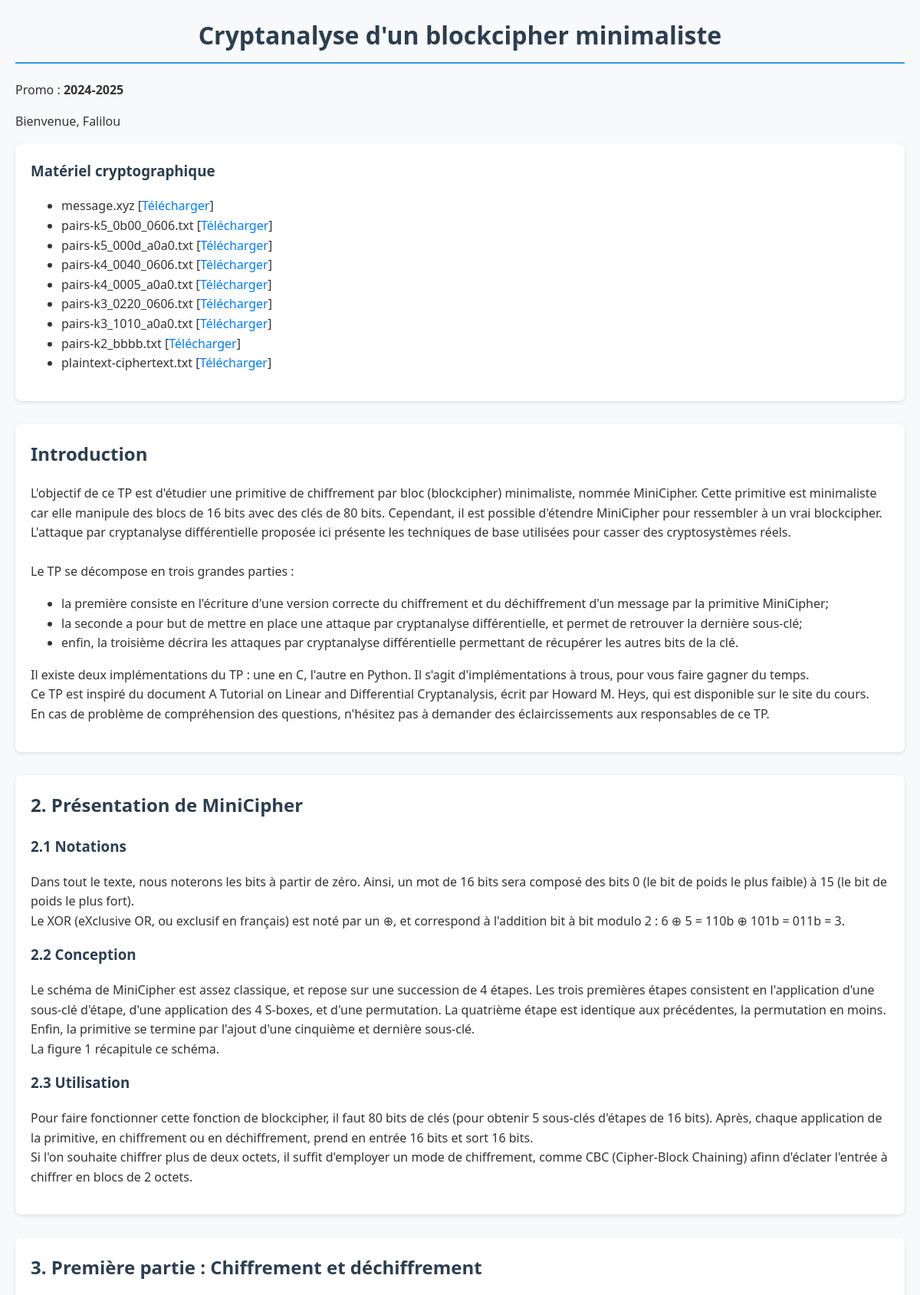
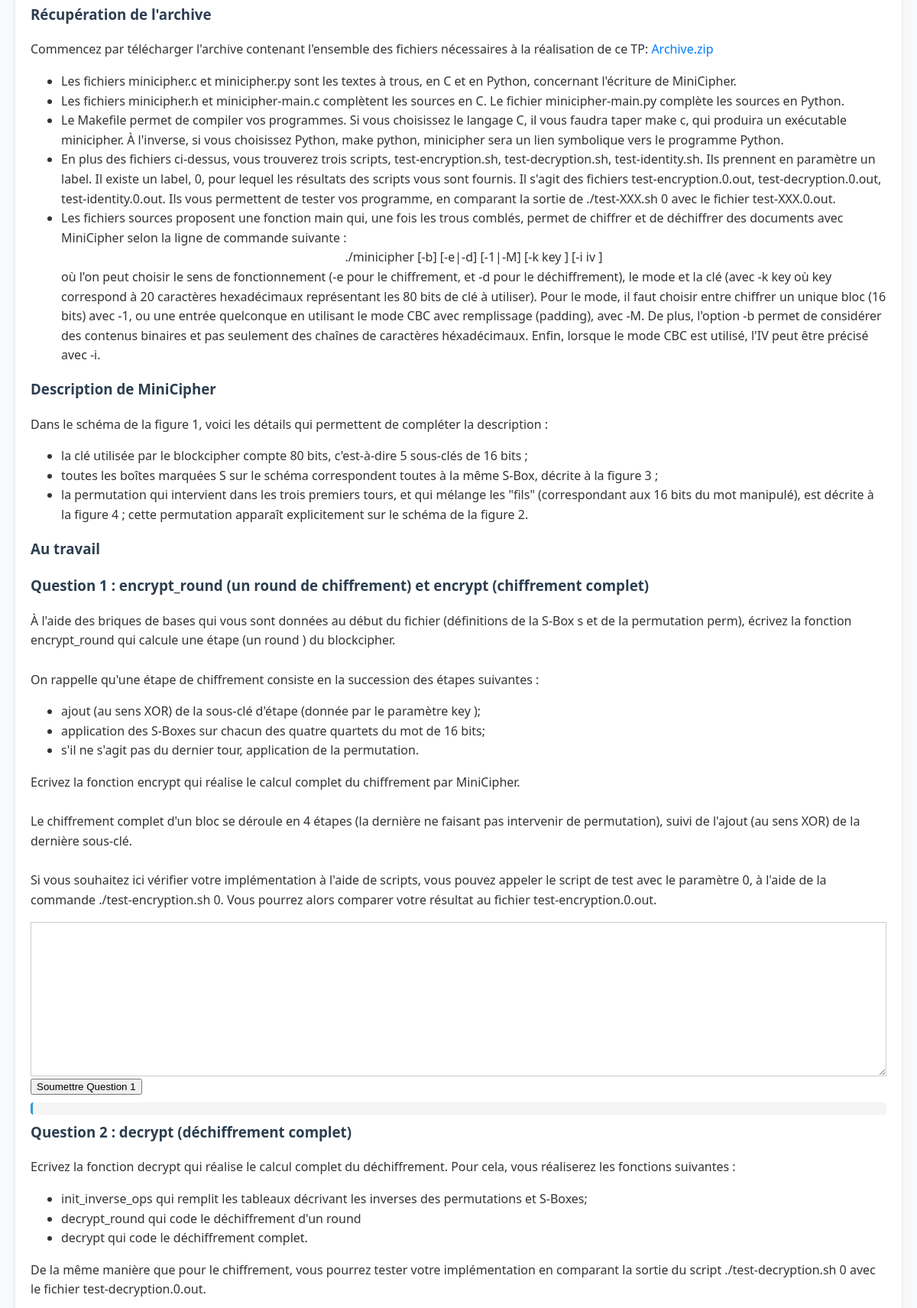
Page /tp (signed in, upper part) on the committed database (2 pictures, top to bottom).
### app/models.py (models this page shows, shortened)
class Cohort(db.Model):
    __tablename__ = 'promotions'
    id         = db.Column(db.Integer, primary_key=True)
    name       = db.Column(db.String(64), unique=True, nullable=False)
    key_master = db.Column(db.String(80), nullable=False)
    users      = db.relationship('User', backref='cohort', cascade='all, delete-orphan', lazy='dynamic')
    materials  = db.relationship('CryptoMaterial', back_populates='cohort', cascade='all, delete-orphan')

class User(UserMixin, db.Model):
    __tablename__ = 'users'
    id       = db.Column(db.Integer,   primary_key=True)
    email    = db.Column(db.String(120), unique=True, nullable=False)
    name     = db.Column(db.String(80),  nullable=False)
    hashed_password = db.Column(db.String(128), nullable=False)
    role     = db.Column(db.Enum(UserRole), default=UserRole.student, nullable=False)
    cohort_id = db.Column(db.Integer, db.ForeignKey('promotions.id'), nullable=True)
    @property
    def password(self):
        raise AttributeError("password is write-only")

class CryptoMaterial(db.Model):
    __tablename__ = 'crypto_materials'
    id          = db.Column(db.Integer, primary_key=True)
    cohort_id   = db.Column(db.Integer, db.ForeignKey('promotions.id'), nullable=False)
    filename    = db.Column(db.String(256), nullable=False)
    delta_in    = db.Column(db.String(64), nullable=True)
    delta_out   = db.Column(db.String(64), nullable=True)
    uploaded_at = db.Column(db.DateTime, default=datetime.utcnow)
    cohort      = db.relationship('Cohort', back_populates='materials')

### app/routes/student.py (the view)
@student_bp.route('/tp')
@login_required
def tp_page():
    if not hasattr(current_user, "role") or current_user.role != UserRole.student:
        abort(403) # Accès interdit
    promo = current_user.cohort
    materials = promo.materials if hasattr(promo, 'materials') else []
    return render_template("student/tp_student.html", cohort=promo, materials=materials, user=current_user)

### app/routes/auth.py (called while the page is built)
@login.user_loader # Charge l'utilisateur pour Flask-Login
def load_user(uid):
    return User.query.get(int(uid))

### app/templates/student/tp_student.html (shortened to what this page needs)
<!DOCTYPE html>
<html lang="fr">
<head>
  <link rel="stylesheet" href="{{ url_for('static', filename='style.css') }}">
</head>
</html>
  <body>
    <header>
        <h1 style="text-align: center;">Cryptanalyse d'un blockcipher minimaliste</h1>
        <p class="promo-label">Promo : <b>{{ cohort.name }}</b></p>
        <p>Bienvenue, {{ user.name }}</p>
    </header>
    <section>
        <h3>Matériel cryptographique</h3>
        <ul>
        {% for m in materials %}
            <li>
                {{ m.filename }}
                [<a href="{{ url_for('student.download_material', filename=m.filename) }}">Télécharger</a>]
            </li>
        {% else %}
            <li>Aucun fichier de matériel n'a encore été généré.</li>
        {% endfor %}
        </ul>
    </section>
    <section id="Introduction">
        <h2>Introduction</h2>
        <p>
          L'objectif de ce TP est d'étudier une primitive de chiffrement par bloc (blockcipher) minimaliste, nommée MiniCipher. Cette primitive est minimaliste car
          elle manipule des blocs de 16 bits avec des clés de 80 bits. Cependant, il est possible d'étendre MiniCipher pour ressembler à un vrai blockcipher.
          L'attaque par cryptanalyse différentielle proposée ici présente les techniques de base utilisées pour casser des cryptosystèmes réels.<br><br>
          Le TP se décompose en trois grandes parties :
        <ul>
          <li>la première consiste en l'écriture d'une version correcte du chiffrement et du déchiffrement d'un message par la primitive MiniCipher;</li>
          <li>la seconde a pour but de mettre en place une attaque par cryptanalyse différentielle, et permet de retrouver la dernière sous-clé;</li>
          <li>enfin, la troisième décrira les attaques par cryptanalyse différentielle permettant de récupérer les autres bits de la clé.</li>
        </ul>
          Il existe deux implémentations du TP : une en C, l'autre en Python. Il s'agit d'implémentations à trous, pour vous faire gagner du temps.<br>
          Ce TP est inspiré du document A Tutorial on Linear and Differential Cryptanalysis, écrit par Howard M. Heys, qui est disponible sur le site du cours.<br>
          En cas de problème de compréhension des questions, n'hésitez pas à demander des éclaircissements aux responsables de ce TP.
        </p>
    </section>
    <section id="2. Présentation de MiniCipher">
      <h2>2. Présentation de MiniCipher</h2>
      <h3>2.1 Notations</h3>
      <p>
        Dans tout le texte, nous noterons les bits à partir de zéro. Ainsi, un mot de 16 bits sera composé des bits 0 (le bit de poids le plus faible) à 15 (le bit de
        poids le plus fort).<br>
        Le XOR (eXclusive OR, ou exclusif en français) est noté par un ⊕, et correspond à l'addition bit à bit modulo 2 : 6 ⊕ 5 = 110b ⊕ 101b = 011b = 3.
      </p>
      <h3>2.2 Conception</h3>
      <p>
        Le schéma de MiniCipher est assez classique, et repose sur une succession de 4 étapes. Les trois premières étapes consistent en l'application d'une sous-clé
        d'étape, d'une application des 4 S-boxes, et d'une permutation. La quatrième étape est identique aux précédentes, la permutation en moins. Enfin, la primitive
        se termine par l'ajout d'une cinquième et dernière sous-clé.<br>
        La figure 1 récapitule ce schéma.
      </p>
      <h3>2.3 Utilisation</h3>
      <p>
        Pour faire fonctionner cette fonction de blockcipher, il faut 80 bits de clés (pour obtenir 5 sous-clés d'étapes de 16 bits). Après, chaque application de la
        primitive, en chiffrement ou en déchiffrement, prend en entrée 16 bits et sort 16 bits.<br>
        Si l'on souhaite chiffrer plus de deux octets, il suffit d'employer un mode de chiffrement, comme CBC (Cipher-Block Chaining) afinn d'éclater l'entrée à
        chiffrer en blocs de 2 octets.
      </p>
    </section>
    <section id="3. Première partie : Chiffrement et déchiffrement">
      <h2>3. Première partie : Chiffrement et déchiffrement</h2>
      <h3>Récupération de l'archive</h3>
      <p>
        Commencez par télécharger l'archive contenant l'ensemble des fichiers nécessaires à la réalisation de ce TP: <a href="/download/Archive.zip" download>Archive.zip</a></li>
        <ul>
          <li>Les fichiers minicipher.c et minicipher.py sont les textes à trous, en C et en Python, concernant l'écriture de MiniCipher.</li>
          <li>Les fichiers minicipher.h et minicipher-main.c complètent les sources en C. Le fichier minicipher-main.py complète les sources en Python.</li>
          <li>Le Makefile permet de compiler vos programmes. Si vous choisissez le langage C, il vous faudra taper make c, qui produira un exécutable minicipher. À
            l'inverse, si vous choisissez Python, make python, minicipher sera un lien symbolique vers le programme Python.</li>
          <li>En plus des fichiers ci-dessus, vous trouverez trois scripts, test-encryption.sh, test-decryption.sh, test-identity.sh. Ils prennent en paramètre un
            label. Il existe un label, 0, pour lequel les résultats des scripts vous sont fournis. Il s'agit des fichiers test-encryption.0.out, test-decryption.0.out,
            test-identity.0.out. Ils vous permettent de tester vos programme, en comparant la sortie de ./test-XXX.sh 0 avec le fichier test-XXX.0.out.
          <li>Les fichiers sources proposent une fonction main qui, une fois les trous comblés, permet de chiffrer et de déchiffrer des documents avec MiniCipher selon
            la ligne de commande suivante :
          <span style="display: block; text-align: center;">./minicipher [-b] [-e|-d] [-1|-M] [-k key ] [-i iv ]</span>
          où l'on peut choisir le sens de fonctionnement (-e pour le chiffrement, et -d pour le déchiffrement), le mode et la clé (avec -k key où key correspond à 20
          caractères hexadécimaux représentant les 80 bits de clé à utiliser). Pour le mode, il faut choisir entre chiffrer un unique bloc (16 bits) avec -1, ou une
          entrée quelconque en utilisant le mode CBC avec remplissage (padding), avec -M. De plus, l'option -b permet de considérer des contenus binaires et pas
          seulement des chaînes de caractères héxadécimaux. Enfin, lorsque le mode CBC est utilisé, l'IV peut être précisé avec -i.</li>
        </ul>
      </p>
      <h3>Description de MiniCipher</h3>
      <p>Dans le schéma de la figure 1, voici les détails qui permettent de compléter la description :</p>
      <ul>
        <li>la clé utilisée par le blockcipher compte 80 bits, c'est-à-dire 5 sous-clés de 16 bits ;</li>
        <li>toutes les boîtes marquées S sur le schéma correspondent toutes à la même S-Box, décrite à la figure 3 ;</li>
        <li>la permutation qui intervient dans les trois premiers tours, et qui mélange les "fils" (correspondant aux 16 bits du mot manipulé), est décrite à la
          figure 4 ; cette permutation apparaît explicitement sur le schéma de la figure 2.</li>
      </ul>
    <h3>Au travail</h3>
    <div class="question-block">
      <h3>Question 1 : encrypt_round (un round de chiffrement) et encrypt (chiffrement complet)</h3>
      <p>
        À l'aide des briques de bases qui vous sont données au début du fichier (définitions de la S-Box s et de la permutation perm), écrivez la fonction
        encrypt_round qui calcule une étape (un round ) du blockcipher.<br><br>
        On rappelle qu'une étape de chiffrement consiste en la succession des étapes suivantes :
        <ul>
          <li>ajout (au sens XOR) de la sous-clé d'étape (donnée par le paramètre key );</li>
          <li>application des S-Boxes sur chacun des quatre quartets du mot de 16 bits;</li>
          <li>s'il ne s'agit pas du dernier tour, application de la permutation.</li>
        </ul>
      </p>
      <p>
          Ecrivez la fonction encrypt qui réalise le calcul complet du chiffrement par MiniCipher.<br><br>
          Le chiffrement complet d'un bloc se déroule en 4 étapes (la dernière ne faisant pas intervenir de permutation), suivi de l'ajout (au sens XOR) de la
          dernière sous-clé.<br><br>
          Si vous souhaitez ici vérifier votre implémentation à l'aide de scripts, vous pouvez appeler le script de test avec le paramètre 0, à l'aide de la commande
          ./test-encryption.sh 0. Vous pourrez alors comparer votre résultat au fichier test-encryption.0.out.
      </p>
      <div id="editor-container-q1" style="height:200px;border:1px solid #ccc; resize: vertical; overflow: auto;"></div>
      <button id="submit-q1">Soumettre Question 1</button>
      <pre id="feedback-q1" class="feedback"></pre>
    </div>
    <div class="question-block">
      <h3>Question 2 : decrypt (déchiffrement complet)</h3>
      <p>
        Ecrivez la fonction decrypt qui réalise le calcul complet du déchiffrement. Pour cela, vous réaliserez les fonctions suivantes :
      </p>
      <ul>
          <li>init_inverse_ops qui remplit les tableaux décrivant les inverses des permutations et S-Boxes;</li>
          <li>decrypt_round qui code le déchiffrement d'un round</li>
          <li>decrypt qui code le déchiffrement complet.</li>
      </ul>
      <p>
        De la même manière que pour le chiffrement, vous pourrez tester votre implémentation en comparant la sortie du script ./test-decryption.sh 0 avec le fichier
        test-decryption.0.out.<br><br>
      </p>
    </div>
    </section>
  </body>
</html>

### app/static/style.css (style rules this page uses)
body { font-family: sans-serif; margin: 2em; }
.feedback { padding: .5em; margin: .5em 0; }
body { font-family: 'Segoe UI', Arial, sans-serif; line-height: 1.6; margin: 0; padding: 20px; background-color: #f8f9fa; color: #333; }
h1, h2, h3 { color: #2c3e50; margin-top: 0; }
h1 { border-bottom: 2px solid #3498db; padding-bottom: 10px; text-align: center; }
section { margin-bottom: 30px; background: white; padding: 20px; border-radius: 8px; box-shadow: 0 2px 5px rgba(0,0,0,0.1); }
pre { background-color: #f5f5f5; padding: 15px; border-radius: 4px; overflow-x: auto; font-family: 'Courier New', monospace; border-left: 3px solid #3498db; }
a { color: #007bff; text-decoration: none; transition: color 0.3s ease; }

### rows in the picture
Cohort: name "2024-2025"
User: name "Falilou"
CryptoMaterial: filename "message.xyz"
CryptoMaterial: filename "pairs-k5_0b00_0606.txt"
CryptoMaterial: filename "pairs-k5_000d_a0a0.txt"
CryptoMaterial: filename "pairs-k4_0040_0606.txt"
CryptoMaterial: filename "pairs-k4_0005_a0a0.txt"
CryptoMaterial: filename "pairs-k3_0220_0606.txt"
CryptoMaterial: filename "pairs-k3_1010_a0a0.txt"
CryptoMaterial: filename "pairs-k2_bbbb.txt"
CryptoMaterial: filename "plaintext-ciphertext.txt"
